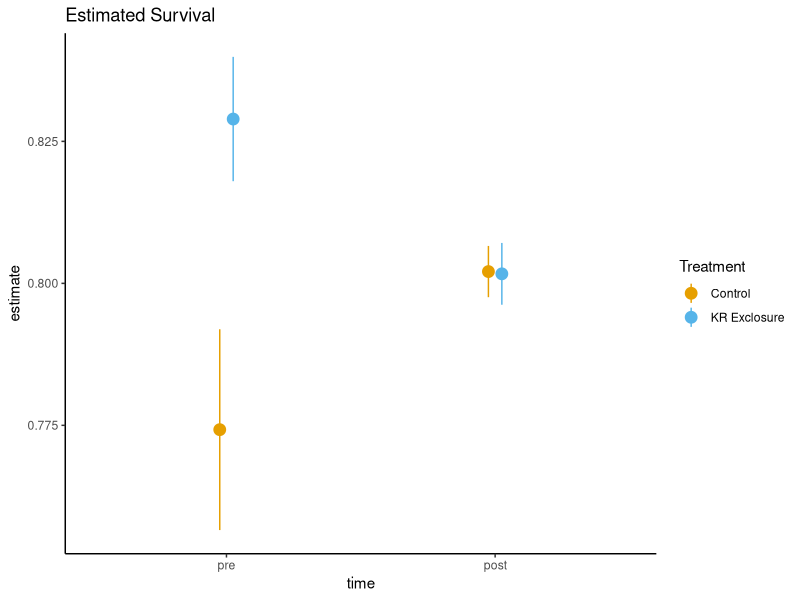
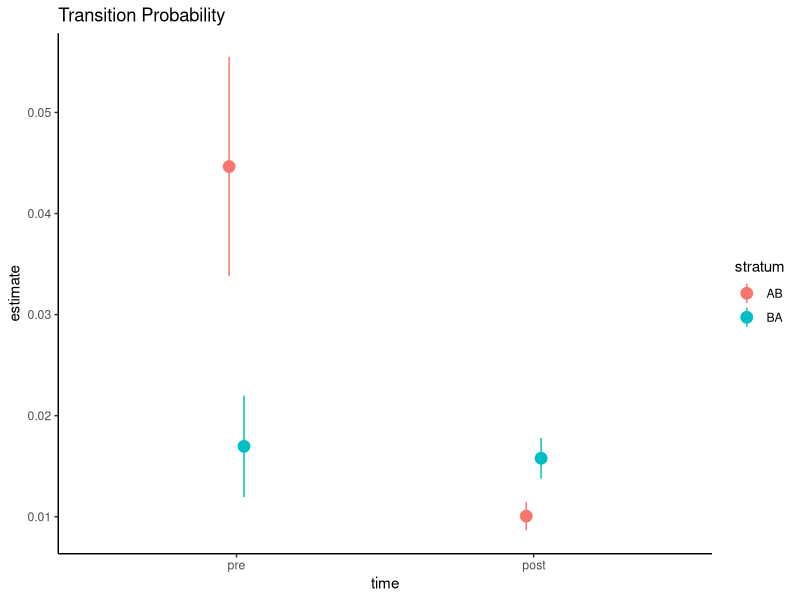
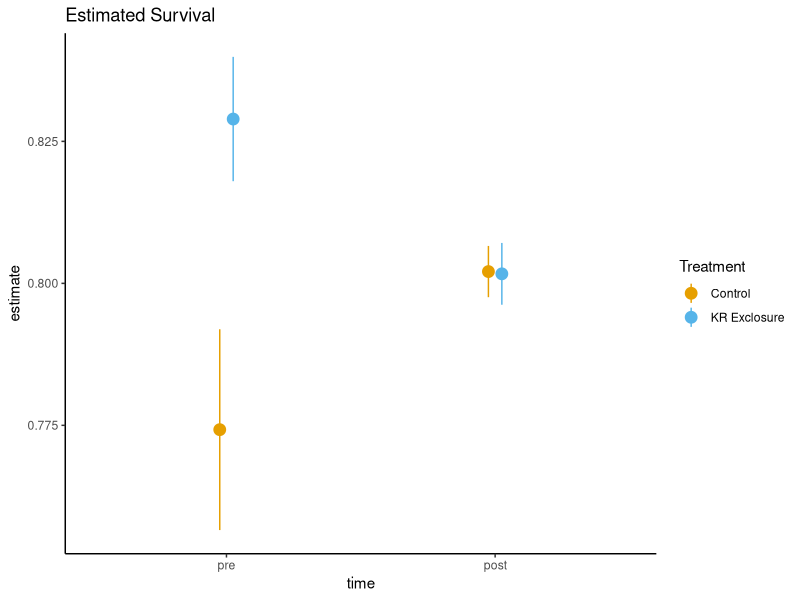
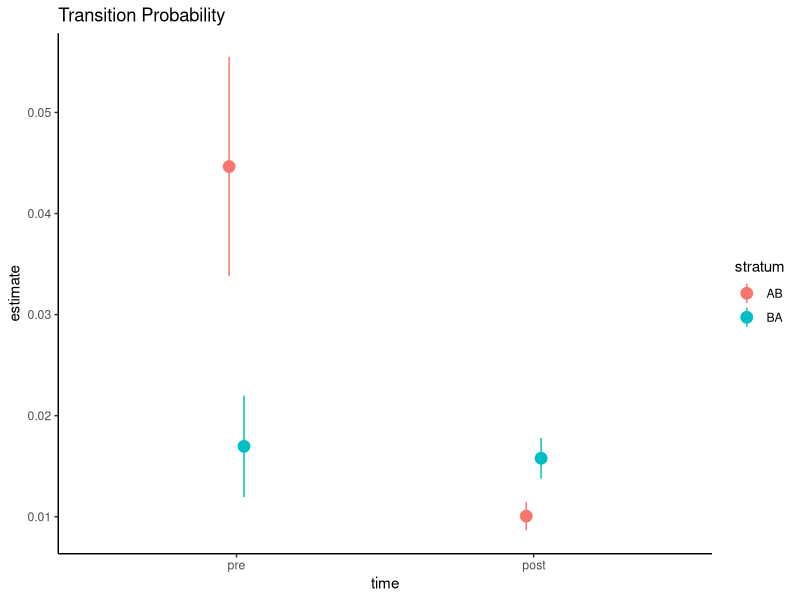

Here is the R script that generated these plots, in order:
# plotting RMark results
# July 2018
# EKB

# LIBRARIES and DATA #
library(tidyverse)
cbPalette <- c("#E69F00", "#56B4E9", "#009E73", "#F0E442", "#0072B2", "#D55E00", "#CC79A7")

rmark_results <- read.csv("data/top_model_summary.csv", stringsAsFactors = FALSE)

# DATA PREP #
rmark_results$time = c("pre", "post", "pre", "post", "pre", "post", NA, 
                       "pre", "post", "pre", "post", "pre", "post",
                       "pre", "post", "pre", "post", "pre", "post")

rmark_results$metric = rep("S", nrow(rmark_results))
rmark_results$metric[7] = "p"
rmark_results$metric[8:19] = "Psi"

rmark_results$stratum = c("A", "A", "B", "B", "C", "C", NA, 
                          "AB", "AB",  "AC", "AC", "BA", "BA",
                          "BC", "BC", "CA", "CA", "CB", "CB")
rmark_results$Treatment = c("Control", "Control", "KR Exclosure", "KR Exclosure", "Removal", "Removal", NA,
                            "Control to KR Exclosure", "Control to KR Exclosure", "Control to Removal", "Control to Removal",
                            "KR Exclosure to Control", "KR Exclosure to Control", "KR Exclosure to Removal", "KR Exclosure to Removal",
                            "Removal to Control", "Removal to Control", "Removal to KR Exclosure", "Removal to KR Exclosure")

plot_rmark <- rmark_results %>% 
  filter(metric != "p", stratum == "A" | stratum == "B" | stratum == "AB" | stratum == "BA")

# PLOTTING #

plot_rmark$time <- factor(plot_rmark$time, levels = c("pre", "post"))
ggplot(plot_rmark[(plot_rmark$metric == "S"),], color = treatment) +
  geom_pointrange(aes(x = time, y = estimate, 
                      ymin = (estimate - se), ymax = (estimate + se), 
                      color = Treatment), 
                  position = position_dodge(.1), size = .75, width = .2) +
  scale_colour_manual(values = cbPalette) + 
  ggtitle("Estimated Survival") + # put title in the middle
  theme_classic()

ggsave("figures/Survival.png")

ggplot(plot_rmark[(plot_rmark$metric == "Psi"),]) +
  geom_pointrange(aes(x = time, y = estimate, 
                      ymin = (estimate - se), ymax = (estimate + se), 
                      color = stratum), 
                  position = position_dodge(.1), size = .75, width = .2) +
  ggtitle("Transition Probability") + 
  theme_classic()
ggsave("figures/Psi.png")
